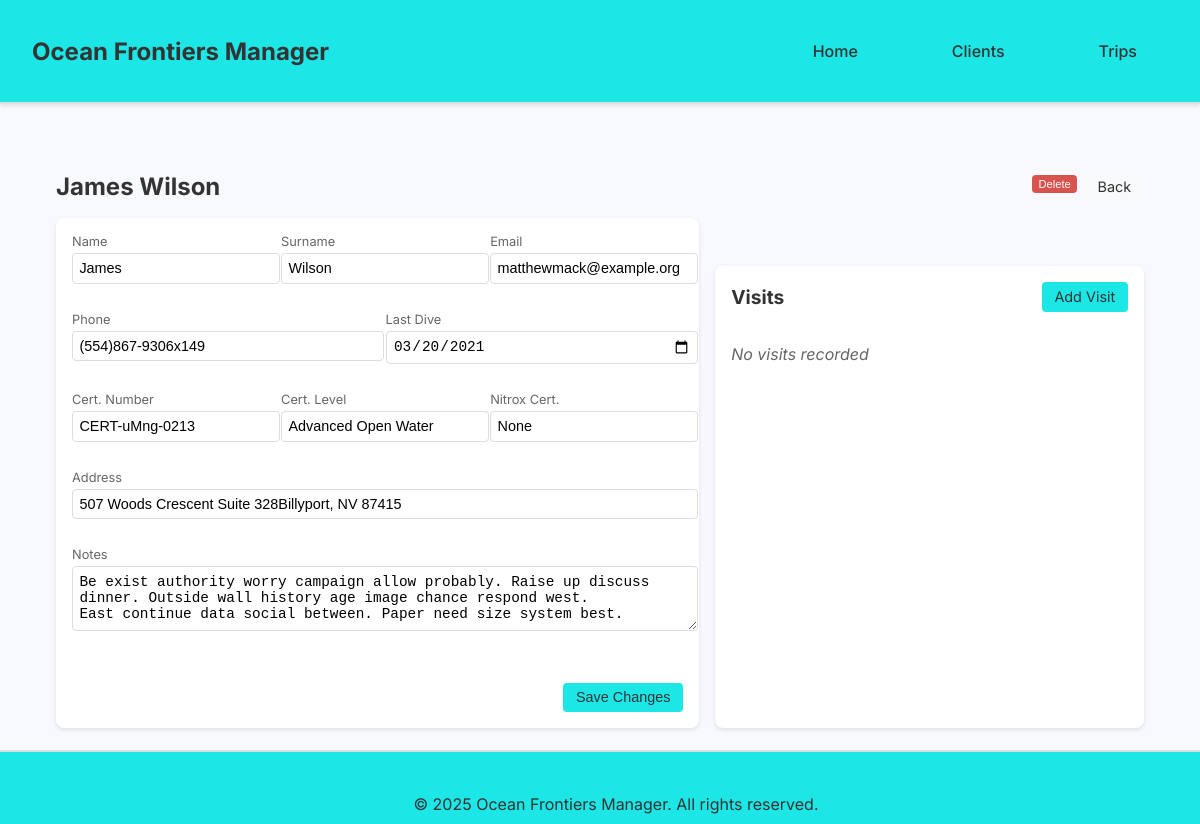
Page /client_details/4 on the committed database.
### app/models/models.py (models this page shows, shortened)
class Client(db.Model):
    id = db.Column(db.Integer, primary_key=True)
    name = db.Column(db.String(100), nullable=False)
    surname = db.Column(db.String(100), nullable=False)
    email = db.Column(db.String(120))
    phone = db.Column(db.String(20))
    address = db.Column(db.String(200))
    notes = db.Column(db.Text)
    last_dive_day = db.Column(db.Date)
    certification_number = db.Column(db.String(50))
    certification_level = db.Column(db.String(50))
    nitrox_certification_number = db.Column(db.String(50))
    visits = db.relationship('Visit', secondary=client_visits_association)
    trips = db.relationship('Trip', secondary=clients_trips_association, back_populates='clients')

### app/routes/client_routes.py (the view)
@clients.route("/client_details/<int:client_id>")
def client_details(client_id):
    client = Client.query.get_or_404(client_id)
    visits_data = get_client_visits(client)
    return render_template('client_details.html', client=client, visits_data=visits_data)

### app/services/client_service.py (called while the page is built, shortened)
def get_client_visits(client):
    related_visits = client.visits
    visits_data = []
    return visits_data

### app/templates/client_details.html (shortened to what this page needs)
{% extends 'base.html' %}
{% block content %}
<section class="client-details-container">
    <div class="client-header">
        <h2>{{ client.name }} {{ client.surname }}</h2>
        <div class="header-actions">
            <form method="POST" action="{{ url_for('clients.delete_client', client_id=client.id) }}" class="delete-client-form">
                <button type="submit" class="delete-button" onclick="return confirm('Are you sure you want to delete this client?')">Delete</button>
            </form>
            <a href="{{ url_for('clients.client_list') }}" class="back-button">Back</a>
        </div>
    </div>
    <div class="content-grid">
        <div class="client-info-section">
            <form method="POST" action="{{ url_for('clients.edit_client', client_id=client.id) }}" class="client-edit-form">
                <div class="form-row">
                    <div class="form-group">
                        <label>Name</label>
                        <input type="text" name="name" value="{{ client.name }}" required>
                    </div>
                    <div class="form-group">
                        <label>Surname</label>
                        <input type="text" name="surname" value="{{ client.surname }}" required>
                    </div>
                    <div class="form-group">
                        <label>Email</label>
                        <input type="email" name="email" value="{{ client.email }}">
                    </div>
                </div>
                <div class="form-row">
                    <div class="form-group">
                        <label>Phone</label>
                        <input type="text" name="phone" value="{{ client.phone }}">
                    </div>
                    <div class="form-group">
                        <label>Last Dive</label>
                        <input type="date" name="last_dive_day" value="{{ client.last_dive_day.strftime('%Y-%m-%d') if client.last_dive_day else '' }}">
                    </div>
                </div>
                <div class="form-row">
                    <div class="form-group">
                        <label>Cert. Number</label>
                        <input type="text" name="certification_number" value="{{ client.certification_number }}">
                    </div>
                    <div class="form-group">
                        <label>Cert. Level</label>
                        <input type="text" name="certification_level" value="{{ client.certification_level }}">
                    </div>
                    <div class="form-group">
                        <label>Nitrox Cert.</label>
                        <input type="text" name="nitrox_certification_number" value="{{ client.nitrox_certification_number }}">
                    </div>
                </div>
                <div class="form-row">
                    <div class="form-group full-width">
                        <label>Address</label>
                        <input type="text" name="address" value="{{ client.address }}">
                    </div>
                </div>
                <div class="form-row">
                    <div class="form-group full-width">
                        <label>Notes</label>
                        <textarea name="notes" rows="2">{{ client.notes }}</textarea>
                    </div>
                </div>
                <div class="form-actions">
                    <button type="submit" class="save-button">Save Changes</button>
                </div>
            </form>
        </div>
        <div class="visits-section">
            <div class="visits-header">
                <h3>Visits</h3>
                <a href="{{ url_for('visits.edit_visit', client_id=client.id) }}" class="add-visit-button">Add Visit</a>
            </div>
            <div class="visits-list">
                {% if visits_data %}
                    {% for visit_item in visits_data %}
                        {% set visit = visit_item.visit %}
                        {% set leader = visit_item.leader_client %}
                        <div class="visit-item">
                            <div class="visit-item-header">
                                <span>{{ visit.start_date.strftime('%Y-%m-%d') }} - {{ visit.end_date.strftime('%Y-%m-%d') }}</span>
                                <a href="{{ url_for('visits.edit_visit', visit_id=visit.id, client_id=client.id) }}" class="edit-link">Edit</a>
                            </div>
                            <div class="visit-item-details">
                                <span>{{ visit.place_of_stay }}</span>
                                <span>Leader: {{ leader.name if leader else 'Unknown' }}</span>
                            </div>
                        </div>
                    {% endfor %}
                {% else %}
                    <p class="no-visits">No visits recorded</p>
                {% endif %}
            </div>
        </div>
    </div>
</section>
{% endblock %}

### app/static/style.css (style rules this page uses)
:root { --light-turquoise: #1de6e6; --almost-white: #F8F8FF; --border-color: #ddd; --text-color: #333; --danger-color: #d9534f; --danger-hover: #c93a35; --link-color: #007bff; --shadow-light: 0 2px 4px rgba(0,0,0,0.1); --border-radius: 8px; --padding-standard: 20px; --primary-font: 'Inter', sans-serif; --header-height: 70px; }
body { font-family: sans-serif; margin: 0; padding: 0; background-color: var(--almost-white); color: var(--text-color); }
body { font-family: var(--primary-font); min-height: 100vh; display: flex; flex-direction: column; }
.form-group { margin-bottom: 1rem; }
.client-details-container { max-width: 1200px; margin: 0 auto; padding: 2rem; }
.client-header { display: flex; justify-content: space-between; align-items: center; margin-bottom: 2rem; }
.client-header h2 { font-size: 1.8rem; color: var(--text-color); }
.delete-button { padding: 0.6rem 1.2rem; background-color: var(--danger-color); color: white; border: none; border-radius: var(--border-radius); cursor: pointer; transition: background-color 0.2s ease; }
.form-group.full-width { grid-column: 1 / -1; }
.form-group label { display: block; margin-bottom: 0.5rem; color: #666; font-size: 0.9rem; }
.form-group input, .form-group textarea { width: 100%; padding: 0.8rem; border: 1px solid var(--border-color); border-radius: var(--border-radius); font-size: 1rem; transition: border-color 0.2s ease; }
.form-actions { margin-top: 2rem; text-align: right; }
.save-button { padding: 0.8rem 2rem; background-color: var(--light-turquoise); border: none; border-radius: var(--border-radius); color: var(--text-color); font-weight: 500; cursor: pointer; transition: background-color 0.2s ease; }
.visits-section { margin-top: 3rem; }
.visits-header { display: flex; justify-content: space-between; align-items: center; margin-bottom: 1.5rem; }
.visits-header h3 { font-size: 1.4rem; color: var(--text-color); }
.add-visit-button { padding: 0.6rem 1.2rem; background-color: var(--light-turquoise); color: var(--text-color); text-decoration: none; border-radius: var(--border-radius); transition: background-color 0.2s ease; }
.no-clients, .no-leader, .no-visits { color: #666; font-style: italic; }
.back-button { padding: 0.8rem 1.5rem; background-color: #f8f9fa; color: var(--text-color); text-decoration: none; border-radius: var(--border-radius); transition: background-color 0.2s ease; }
.client-details-container { max-width: 1200px; margin: 0 auto; padding: 1rem; }
.client-header { display: flex; justify-content: space-between; align-items: center; margin-bottom: 1rem; }
.client-header h2 { font-size: 1.5rem; margin: 0; }
.header-actions { display: flex; gap: 0.5rem; }
.content-grid { display: grid; grid-template-columns: 3fr 2fr; gap: 1rem; margin-top: 1rem; }
.client-info-section { background: white; padding: 1rem; border-radius: var(--border-radius); box-shadow: var(--shadow-light); }
.form-row { display: flex; gap: 1rem; margin-bottom: 0.75rem; }
.form-group { flex: 1; }
.form-group.full-width { flex: 1 1 100%; }
.form-group label { display: block; font-size: 0.8rem; color: #666; margin-bottom: 0.25rem; }
.form-group input, .form-group textarea { width: 100%; padding: 0.4rem; border: 1px solid var(--border-color); border-radius: 4px; font-size: 0.9rem; }
.form-group textarea { resize: vertical; min-height: 50px; }
.visits-section { background: white; padding: 1rem; border-radius: var(--border-radius); box-shadow: var(--shadow-light); }
.visits-header { display: flex; justify-content: space-between; align-items: center; margin-bottom: 1rem; }
.visits-header h3 { font-size: 1.2rem; margin: 0; }
.visits-list { max-height: 400px; overflow-y: auto; }
.delete-button, .back-button, .save-button, .add-visit-button { padding: 0.4rem 0.8rem; border-radius: 4px; font-size: 0.9rem; border: none; cursor: pointer; }
.delete-button { background-color: var(--danger-color); color: white; }
.back-button { background-color: #f8f9fa; color: var(--text-color); text-decoration: none; }
.save-button { background-color: var(--light-turquoise); color: var(--text-color); }
.add-visit-button { background-color: var(--light-turquoise); color: var(--text-color); text-decoration: none; font-size: 0.9rem; }
.header-actions button { padding: 3px 6px; font-size: 0.7rem; }

### rows in the picture
Client: name "James", surname "Wilson", email "matthewmack@example.org", phone "(554)867-9306x149", last_dive_day "03/20/2021", certification_number "CERT-uMng-0213", certification_level "Advanced Open Water", nitrox_certification_number "None", address "507 Woods Crescent Suite 328Billyport, NV 87415", notes "Be exist authority worry campaign allow probably. Raise up discuss dinner. Outside wall history age image chance respond west. East continue data social between. Paper need size system best."
